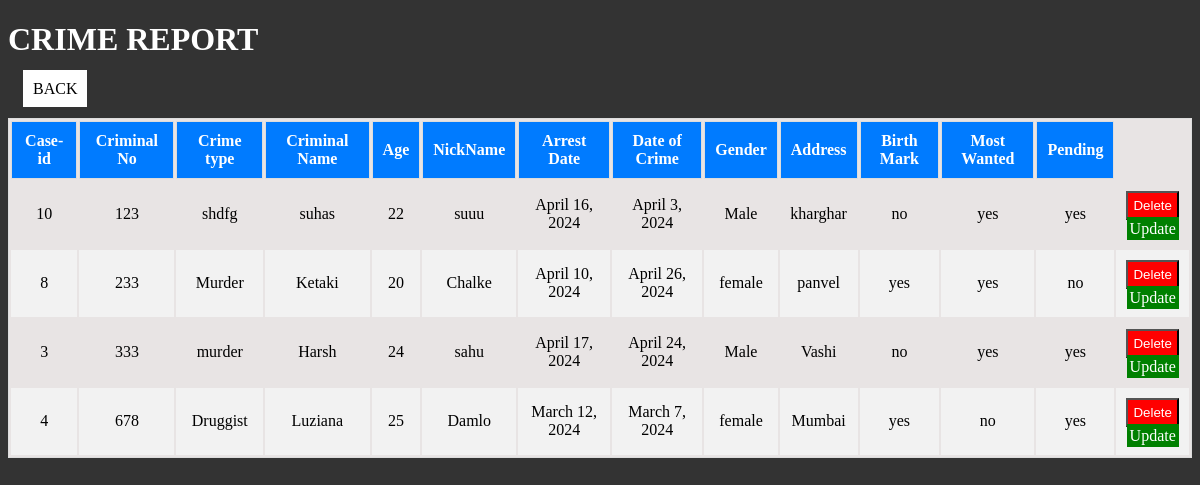
Screenshot of /edit.html with the database file from the repository.
### main/models.py (models this page shows, shortened)
class CrimeReport(models.Model):
    case_id = models.PositiveIntegerField()
    crime_no = models.PositiveIntegerField()
    crime_type = models.TextField(max_length=20)
    crime_name = models.TextField(max_length=35)
    age = models.PositiveIntegerField()
    nickname = models.TextField(max_length=15)
    adate = models.DateField()
    dateoc = models.DateField()
    gender = models.TextField()
    address = models.CharField(max_length=60)
    birthmark = models.TextField(max_length=5)
    wanted = models.TextField()
    pending = models.TextField()

### main/views.py (the view)
# urls.py: path('edit.html',views.edit,name="edit"),
def edit(request):
  std=CrimeReport.objects.all()
  return render(request,"main/edit.html",{"std":std})

### main/templates/main/edit.html (shortened to what this page needs)
{% extends "base.html" %}
{% load static %}
{% block css %} {% static "main/edit.css" %} {% endblock %}
{% block body %}
<h1 class="text-center my-3">CRIME REPORT</h1>
<a href="{% url 'report' %}"  class="btn btn-primary custom-btn" style="margin:15px;margin-top: 20px;padding: 10px;background-color:white;color:black;text-decoration:none">BACK</a>
<div class="container">
  <div class="row">
    <div class="col-md-12">
      <div class="card">
        <div class="card-body">
          <table class="table table-striped" class="styled-table">
            <thead>
              <tr>
                <th>Case-id</th>
                <th>Criminal No</th>
                <th>Crime type</th>
                <th>Criminal Name</th>
                <th>Age</th>
                <th>NickName</th>
                <th>Arrest Date</th>
                <th>Date of Crime</th>
                <th>Gender</th>
                <th>Address</th>
                <th>Birth Mark</th>
                <th>Most Wanted</th>
                <th>Pending</th>
              </tr>
            </thead>
            <tbody>
              {% for s in std %}
              <tr>
                <td>{{s.case_id}}</td>
                <td>{{s.crime_no}}</td>
                <td>{{s.crime_type}}</td>
                <td>{{s.crime_name}}</td>
                <td>{{s.age}}</td>
                <td>{{s.nickname}}</td>
                <td>{{s.adate}}</td>
                <td>{{s.dateoc}}</td>
                <td>{{s.gender}}</td>
                <td>{{s.address}}</td>
                <td>{{s.birthmark}}</td>
                <td>{{s.wanted}}</td>
                <td>{{s.pending}}</td>
                <td>
                  <form action="{% url 'delete_std' s.case_id %}" method="post">
                    <input type="submit" class="btn btn-danger md-sm" style="text-decoration:none;color:white;background-color:red;padding:5px;margin-top:none;text-align:center;cursor:pointer" value="Delete"><br>
                  </form>
                  <a href="{% url 'update_crime_report' s.case_id %}" class="btn btn-success md-sm" style="text-decoration:none;color:white;background-color:green;padding:3px">Update</a>
              </td>
              </tr>
              {% endfor%}
            </tbody>
          </table>
        </div>
      </div>
    </div>
  </div>
</div>
{% endblock %}

### main/static/main/edit.css (style rules this page uses)
body { background-color: #333; }
.card { margin-top: 20px; }
.card-body { overflow-x: auto; }
.table { background-color: rgb(232, 228, 228); border: 1px solid #ddd; }
.table th, .table td { padding: 10px; text-align: center; }
.table tbody tr:nth-child(even) { background-color: #f2f2f2; }
.table thead th { background-color: #007bff; color: white; border: 1px solid #ddd; }
h1.text-center { color: white; }
.container { margin-top: 20px; }

### rows the page displays
CrimeReport: case_id "10", crime_no "123", crime_type "shdfg", crime_name "suhas", age "22", nickname "suuu", adate "April 16, 2024", dateoc "April 3, 2024", gender "Male", address "kharghar", birthmark "no", wanted "yes", pending "yes"
CrimeReport: case_id "8", crime_no "233", crime_type "Murder", crime_name "Ketaki", age "20", nickname "Chalke", adate "April 10, 2024", dateoc "April 26, 2024", gender "female", address "panvel", birthmark "yes", wanted "yes", pending "no"
CrimeReport: case_id "3", crime_no "333", crime_type "murder", crime_name "Harsh", age "24", nickname "sahu", adate "April 17, 2024", dateoc "April 24, 2024", gender "Male", address "Vashi", birthmark "no", wanted "yes", pending "yes"
CrimeReport: case_id "4", crime_no "678", crime_type "Druggist", crime_name "Luziana", age "25", nickname "Damlo", adate "March 12, 2024", dateoc "March 7, 2024", gender "female", address "Mumbai", birthmark "yes", wanted "no", pending "yes"
